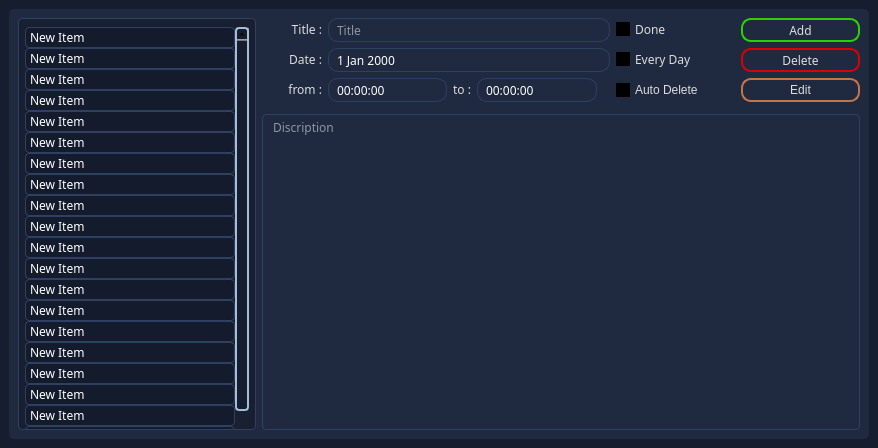
<?xml version="1.0" encoding="UTF-8"?>
<ui version="4.0">
 <class>view_todo_list</class>
 <widget class="QMainWindow" name="view_todo_list">
  <property name="geometry">
   <rect>
    <x>0</x>
    <y>0</y>
    <width>878</width>
    <height>448</height>
   </rect>
  </property>
  <property name="windowTitle">
   <string>todo list</string>
  </property>
  <property name="windowIcon">
   <iconset>
    <normaloff>icons/hr logo.png</normaloff>icons/hr logo.png</iconset>
  </property>
  <property name="styleSheet">
   <string notr="true">background-color: rgb(21, 29, 47);</string>
  </property>
  <widget class="QWidget" name="centralwidget">
   <layout class="QGridLayout" name="gridLayout">
    <item row="0" column="0">
     <widget class="QFrame" name="frame">
      <property name="font">
       <font>
        <family>Yu Gothic UI Semibold</family>
       </font>
      </property>
      <property name="styleSheet">
       <string notr="true">#frame{
background-color: rgb(31, 41, 64);
 border-radius: 5px;
color:rgb(255,255,255);
	
}
QLabel,QCheckBox{

color: rgb(220, 220, 220);
}


#edit{
border: 2px solid rgb(198, 116, 69);
color: rgb(220, 220, 220);
}
#delete_item{
border: 2px solid rgb(218, 0, 3);
color: rgb(220, 220, 220);
}
#add_new_item{
border: 2px solid rgb(45, 208, 0);
color: rgb(220, 220, 220);
}
#edit:pressed , #delete_item:pressed , #add_new_item:pressed{
color: rgb(255, 255, 255);
	background-color: rgb(21, 29, 47);
}










QLabel,QCheckBox{
background-color: qradialgradient(spread:pad, cx:0.5, cy:0.5, radius:0.5, fx:0.5, fy:0.5, stop:0.243781 rgba(62, 62, 62, 0));
}


QLineEdit , QPushButton , QToolButton , QListWidget , QListWidget::item , QPushButton , QDateEdit,QTimeEdit
,QTextEdit
{
padding-left:6px;
padding-right:6px;
color:rgb(255,255,255);
border: 1px solid rgb(48, 64, 99);;
background-color: qradialgradient(spread:pad, cx:0.5, cy:0.5, radius:0.5, fx:0.5, fy:0.5, stop:0.243781 rgba(62, 62, 62, 0));
border-radius: 4px;

}


QListWidget{
background-color: rgb(23, 31, 49);

}


QPushButton , QToolButton,QLineEdit,QDateEdit,QTimeEdit{

border-radius: 10px;}




QScrollBar::sub-page:vertical ,QScrollBar::add-page:vertical{
background:rgb(24, 32, 49);}


QToolButton:pressed,QPushButton:pressed,QListWidget:item {
padding:1px;
background-color: rgb(20, 27, 45);}


QListWidget {
padding-top:8px;

}
 QPushButton , QToolButton{

padding:0px;
}


QScrollBar::handle:vertical,QListWidget:item:hover{
border-radius: 4px;
border: 2px solid rgb(164, 190, 217);
background-color: qradialgradient(spread:pad, cx:0.5, cy:0.5, radius:0.5, fx:0.5, fy:0.5, stop:0.243781 rgba(62, 62, 62, 0));
}


QListWidget::item:selected {
background-color: qradialgradient(spread:pad, cx:0.5, cy:0.5, radius:0.5, fx:0.5, fy:0.5, stop:0.243781 rgba(62, 62, 62, 0));

border: 2px solid rgb(17, 0, 255);
color:rgb(10, 57, 170);
}






QToolTip{
color:rgb(210,210,210);
background-color:rgb(42, 58, 94);
border-radius: 7px;
border: 2px solid rgb(0, 112, 187);
}
</string>
      </property>
      <property name="frameShape">
       <enum>QFrame::StyledPanel</enum>
      </property>
      <property name="frameShadow">
       <enum>QFrame::Raised</enum>
      </property>
      <layout class="QGridLayout" name="gridLayout_2" columnstretch="2,2,1,2,0,2,0,2,2">
       <item row="1" column="3" colspan="4">
        <widget class="QDateEdit" name="date">
         <property name="minimumSize">
          <size>
           <width>74</width>
           <height>24</height>
          </size>
         </property>
         <property name="font">
          <font>
           <family>Yu Gothic UI Semibold</family>
          </font>
         </property>
         <property name="buttonSymbols">
          <enum>QAbstractSpinBox::NoButtons</enum>
         </property>
        </widget>
       </item>
       <item row="0" column="0" rowspan="5" colspan="2">
        <widget class="QListWidget" name="todo_items">
         <property name="font">
          <font>
           <family>Yu Gothic UI Semibold</family>
          </font>
         </property>
         <property name="verticalScrollMode">
          <enum>QAbstractItemView::ScrollPerPixel</enum>
         </property>
         <property name="horizontalScrollMode">
          <enum>QAbstractItemView::ScrollPerPixel</enum>
         </property>
         <property name="spacing">
          <number>1</number>
         </property>
         <item>
          <property name="text">
           <string>New Item</string>
          </property>
         </item>
         <item>
          <property name="text">
           <string>New Item</string>
          </property>
         </item>
         <item>
          <property name="text">
           <string>New Item</string>
          </property>
         </item>
         <item>
          <property name="text">
           <string>New Item</string>
          </property>
         </item>
         <item>
          <property name="text">
           <string>New Item</string>
          </property>
         </item>
         <item>
          <property name="text">
           <string>New Item</string>
          </property>
         </item>
         <item>
          <property name="text">
           <string>New Item</string>
          </property>
         </item>
         <item>
          <property name="text">
           <string>New Item</string>
          </property>
         </item>
         <item>
          <property name="text">
           <string>New Item</string>
          </property>
         </item>
         <item>
          <property name="text">
           <string>New Item</string>
          </property>
         </item>
         <item>
          <property name="text">
           <string>New Item</string>
          </property>
         </item>
         <item>
          <property name="text">
           <string>New Item</string>
          </property>
         </item>
         <item>
          <property name="text">
           <string>New Item</string>
          </property>
         </item>
         <item>
          <property name="text">
           <string>New Item</string>
          </property>
         </item>
         <item>
          <property name="text">
           <string>New Item</string>
          </property>
         </item>
         <item>
          <property name="text">
           <string>New Item</string>
          </property>
         </item>
         <item>
          <property name="text">
           <string>New Item</string>
          </property>
         </item>
         <item>
          <property name="text">
           <string>New Item</string>
          </property>
         </item>
         <item>
          <property name="text">
           <string>New Item</string>
          </property>
         </item>
         <item>
          <property name="text">
           <string>New Item</string>
          </property>
         </item>
        </widget>
       </item>
       <item row="0" column="2">
        <widget class="QLabel" name="label">
         <property name="font">
          <font>
           <family>Yu Gothic UI Semibold</family>
          </font>
         </property>
         <property name="text">
          <string>&lt;html&gt;&lt;head/&gt;&lt;body&gt;&lt;p align=&quot;right&quot;&gt;Title :&lt;/p&gt;&lt;/body&gt;&lt;/html&gt;</string>
         </property>
        </widget>
       </item>
       <item row="2" column="4">
        <widget class="QLabel" name="label_3">
         <property name="font">
          <font>
           <family>Yu Gothic UI Semibold</family>
          </font>
         </property>
         <property name="text">
          <string>&lt;html&gt;&lt;head/&gt;&lt;body&gt;&lt;p align=&quot;right&quot;&gt;to :&lt;/p&gt;&lt;/body&gt;&lt;/html&gt;</string>
         </property>
        </widget>
       </item>
       <item row="2" column="5">
        <widget class="QTimeEdit" name="time_to">
         <property name="minimumSize">
          <size>
           <width>74</width>
           <height>24</height>
          </size>
         </property>
         <property name="font">
          <font>
           <family>Yu Gothic UI Semibold</family>
          </font>
         </property>
         <property name="buttonSymbols">
          <enum>QAbstractSpinBox::NoButtons</enum>
         </property>
        </widget>
       </item>
       <item row="2" column="6">
        <widget class="QLabel" name="total_time">
         <property name="font">
          <font>
           <family>Yu Gothic UI Semibold</family>
          </font>
         </property>
         <property name="text">
          <string/>
         </property>
        </widget>
       </item>
       <item row="0" column="3" colspan="4">
        <widget class="QLineEdit" name="title">
         <property name="minimumSize">
          <size>
           <width>74</width>
           <height>24</height>
          </size>
         </property>
         <property name="font">
          <font>
           <family>Yu Gothic UI Semibold</family>
          </font>
         </property>
         <property name="placeholderText">
          <string>Title</string>
         </property>
        </widget>
       </item>
       <item row="4" column="2" colspan="7">
        <widget class="QTextEdit" name="discription">
         <property name="font">
          <font>
           <family>Yu Gothic UI Semibold</family>
          </font>
         </property>
         <property name="placeholderText">
          <string>Discription</string>
         </property>
        </widget>
       </item>
       <item row="1" column="2">
        <widget class="QLabel" name="label_5">
         <property name="font">
          <font>
           <family>Yu Gothic UI Semibold</family>
          </font>
         </property>
         <property name="text">
          <string>&lt;html&gt;&lt;head/&gt;&lt;body&gt;&lt;p align=&quot;right&quot;&gt;Date :&lt;/p&gt;&lt;/body&gt;&lt;/html&gt;</string>
         </property>
        </widget>
       </item>
       <item row="2" column="3">
        <widget class="QTimeEdit" name="time_from">
         <property name="minimumSize">
          <size>
           <width>74</width>
           <height>24</height>
          </size>
         </property>
         <property name="font">
          <font>
           <family>Yu Gothic UI Semibold</family>
          </font>
         </property>
         <property name="buttonSymbols">
          <enum>QAbstractSpinBox::NoButtons</enum>
         </property>
        </widget>
       </item>
       <item row="2" column="2">
        <widget class="QLabel" name="label_2">
         <property name="font">
          <font>
           <family>Yu Gothic UI Semibold</family>
          </font>
         </property>
         <property name="text">
          <string>&lt;html&gt;&lt;head/&gt;&lt;body&gt;&lt;p align=&quot;right&quot;&gt;from :&lt;/p&gt;&lt;/body&gt;&lt;/html&gt;</string>
         </property>
        </widget>
       </item>
       <item row="0" column="7">
        <widget class="QCheckBox" name="done">
         <property name="font">
          <font>
           <family>Yu Gothic UI Semibold</family>
          </font>
         </property>
         <property name="text">
          <string>Done</string>
         </property>
        </widget>
       </item>
       <item row="1" column="7">
        <widget class="QCheckBox" name="everyday">
         <property name="font">
          <font>
           <family>Yu Gothic UI Semibold</family>
          </font>
         </property>
         <property name="text">
          <string>Every Day</string>
         </property>
        </widget>
       </item>
       <item row="2" column="7">
        <widget class="QCheckBox" name="auto_del">
         <property name="text">
          <string>Auto Delete</string>
         </property>
        </widget>
       </item>
       <item row="2" column="8">
        <widget class="QPushButton" name="edit">
         <property name="minimumSize">
          <size>
           <width>74</width>
           <height>24</height>
          </size>
         </property>
         <property name="text">
          <string>Edit</string>
         </property>
        </widget>
       </item>
       <item row="1" column="8">
        <widget class="QPushButton" name="delete_item">
         <property name="sizePolicy">
          <sizepolicy hsizetype="Minimum" vsizetype="Preferred">
           <horstretch>0</horstretch>
           <verstretch>0</verstretch>
          </sizepolicy>
         </property>
         <property name="minimumSize">
          <size>
           <width>74</width>
           <height>24</height>
          </size>
         </property>
         <property name="font">
          <font>
           <family>Yu Gothic UI Semibold</family>
          </font>
         </property>
         <property name="text">
          <string>Delete</string>
         </property>
        </widget>
       </item>
       <item row="0" column="8">
        <widget class="QPushButton" name="add_new_item">
         <property name="sizePolicy">
          <sizepolicy hsizetype="Minimum" vsizetype="Preferred">
           <horstretch>0</horstretch>
           <verstretch>0</verstretch>
          </sizepolicy>
         </property>
         <property name="minimumSize">
          <size>
           <width>74</width>
           <height>24</height>
          </size>
         </property>
         <property name="font">
          <font>
           <family>Yu Gothic UI Semibold</family>
          </font>
         </property>
         <property name="text">
          <string>Add</string>
         </property>
        </widget>
       </item>
      </layout>
     </widget>
    </item>
   </layout>
  </widget>
 </widget>
 <tabstops>
  <tabstop>title</tabstop>
  <tabstop>date</tabstop>
  <tabstop>time_to</tabstop>
  <tabstop>time_from</tabstop>
  <tabstop>auto_del</tabstop>
  <tabstop>everyday</tabstop>
  <tabstop>done</tabstop>
  <tabstop>discription</tabstop>
  <tabstop>add_new_item</tabstop>
  <tabstop>delete_item</tabstop>
  <tabstop>edit</tabstop>
  <tabstop>todo_items</tabstop>
 </tabstops>
 <resources/>
 <connections/>
</ui>
